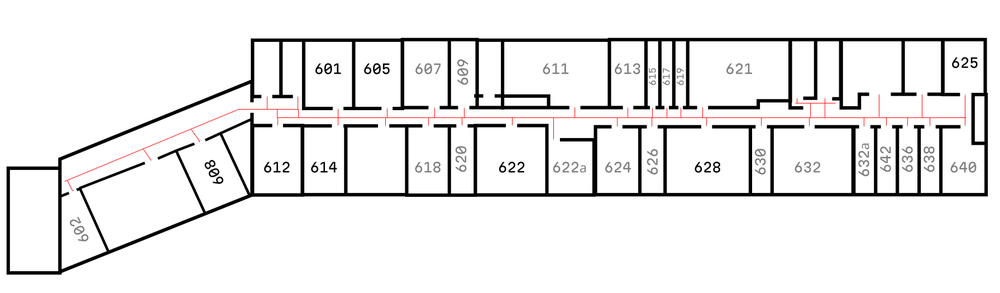
#> input picture GraphBuilder/input_images/floor6/floor6_dream_path.png, 1000 x 293 px, shrunk from 1791 x 524 before the run, found by its file name
$ python dream_gb.py
#> lines starting #> are read from the running program, lines starting #| are printed output that depends on the picture; after the words box and inside, x2 and y2 are one past the last pixel; in counts of white or black regions, pixels touching at a corner belong together
import cv2
import numpy as np
import matplotlib.pyplot as plt
import networkx as nx
from scipy.spatial import KDTree
from scipy import ndimage
from skimage.morphology import thin, skeletonize
from skimage import measure
from typing import Tuple
from skimage.morphology import thin, skeletonize


class GraphBuilderDream:
    def __init__(self, img_path, plan_path):
#> called with plan_path = 'input_images\\floor6\\floor6_room_plan.txt'
        self.image = cv2.imread(img_path)
#> self.image is the input picture: shape (293, 1000, 3); mean B, G, R 234.1, 234.1, 234.9
        self.rgba_image = cv2.imread(img_path, cv2.IMREAD_UNCHANGED)
        self.image_path = img_path
        self.plan_txt_path = plan_path
        self.floor_plan = {}
        self.floor_plan_points = {}

    def _process_floor(self):
        self._parse_txt_plan()
        self._find_rooms_enters()

    # [71 lines left out: functions _find_rooms_enters, _leave_out_non_red, _parse_txt_plan, _visualize_results, not called in this run]

    def _dp_non_red(self):

        # Конвертируем в HSV цветовое пространство
        image_bgr = self.image
        hsv = cv2.cvtColor(image_bgr, cv2.COLOR_BGR2HSV)
#> hsv: shape (293, 1000, 3); mean H, S, V 0.1, 0.8, 234.9

        # Диапазоны красного цвета в HSV
        lower_red1 = np.array([0, 50, 50])
        upper_red1 = np.array([18, 255, 255])

        # Создаем маски для каждого диапазона
        red_mask = cv2.inRange(hsv, lower_red1, upper_red1)
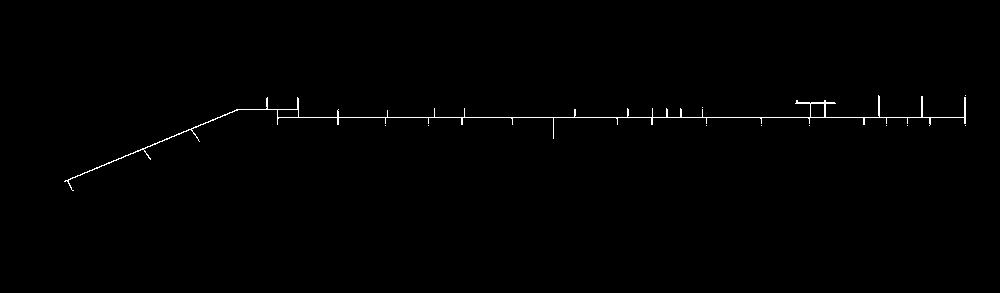
#> red_mask: shape (293, 1000); 0.57% white in thin lines or dots, all inside (x1, y1, x2, y2) = (64, 95, 966, 191)

        # # Очищаем маску
        # kernel = np.ones((3, 3), np.uint8)
        # red_mask = cv2.morphologyEx(red_mask, cv2.MORPH_CLOSE, kernel)
        # red_mask = cv2.morphologyEx(red_mask, cv2.MORPH_OPEN, kernel)

        thinnized = thin(red_mask)
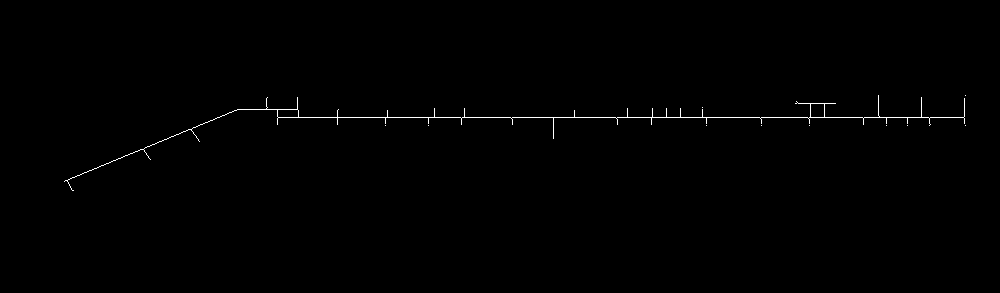
#> thinnized: shape (293, 1000) bool; 0.45% white in thin lines or dots, all inside (x1, y1, x2, y2) = (64, 95, 966, 191)

        # corners = cv2.cornerHarris(red_mask, 5,3,0.04)
        # corners = cv2.goodFeaturesToTrack(red_mask)

        # Визуализация
        plt.figure(figsize=(12, 6))

        # Исходное изображение
        plt.subplot(1, 2, 1)
        plt.imshow(cv2.cvtColor(self.image, cv2.COLOR_BGR2RGB))
        plt.title("Исходное изображение")
        plt.axis("off")

        # Только красные области (в цвете)
        plt.subplot(1, 2, 2)
#> (the run stopped early here; a loop or call above may not have finished)
